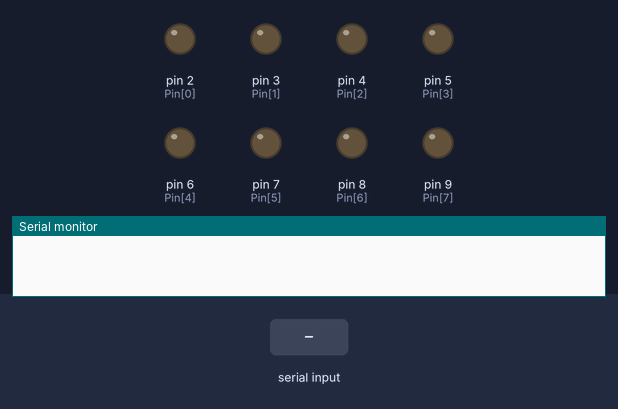
Simulated run of this sketch. Board: Arduino Uno, built with avr-gcc and run on an emulated ATmega328P. On the bench: output pins drawn as LEDs (lit = HIGH), the last lines printed to the serial monitor. The inputs (shaded band) are chosen by the test bench.

Above: at 1.2 s.
1.3 s: "90,45\n" received over Serial
At 2.0 s:
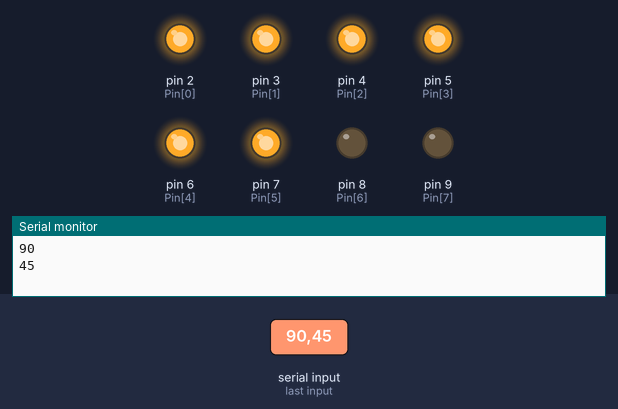
At 2.7 s:
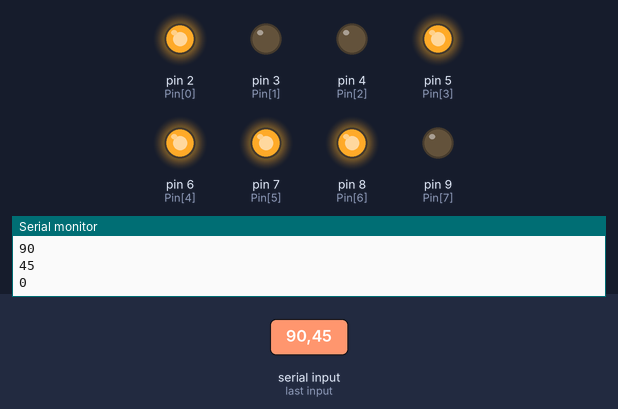
Timing chart, 0 to 4.3 s (numbered marks = the images above; inputs shaded):
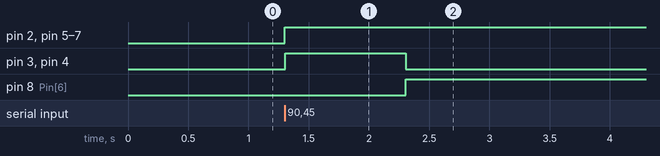

The sketch:

prb03.ino
```cpp
int Pin[] = { 2, 3, 4, 5, 6, 7, 8, 9 };
int n, a;
byte cc[] = { 0x79, 0x3F };
void setup() {
  // put your setup code here, to run once:
  Serial.begin(9600);
  for (int i = 0; i < 8; i++) {
    pinMode(Pin[i], OUTPUT);
  }
}
void loop() {
  // put your main code here, to run repeatedly:Serial.print("\nEnter a number: ");
  while (Serial.available() == 0) {}
  n = Serial.parseInt();
  Serial.println(n);
  a = n % 2;
  if (a == 0) {
    displayDigit(cc[0]);
  } else {
    displayDigit(cc[1]);
  }
}
void displayDigit(byte pattern) {
  for (int i = 0; i < 8; i++) {
    digitalWrite(Pin[i], bitRead(pattern, i));
  }
}
```

Measured:
- after the input at 1.3 s, pin 2 (Pin[0]), pin 5 (Pin[3]), pin 6 (Pin[4]), pin 7 (Pin[5]): LOW → HIGH at once; pin 3 (Pin[1]), pin 4 (Pin[2]): LOW → HIGH at once, → LOW 1.0 s later; pin 8 (Pin[6]): LOW → HIGH after 1.0 s
